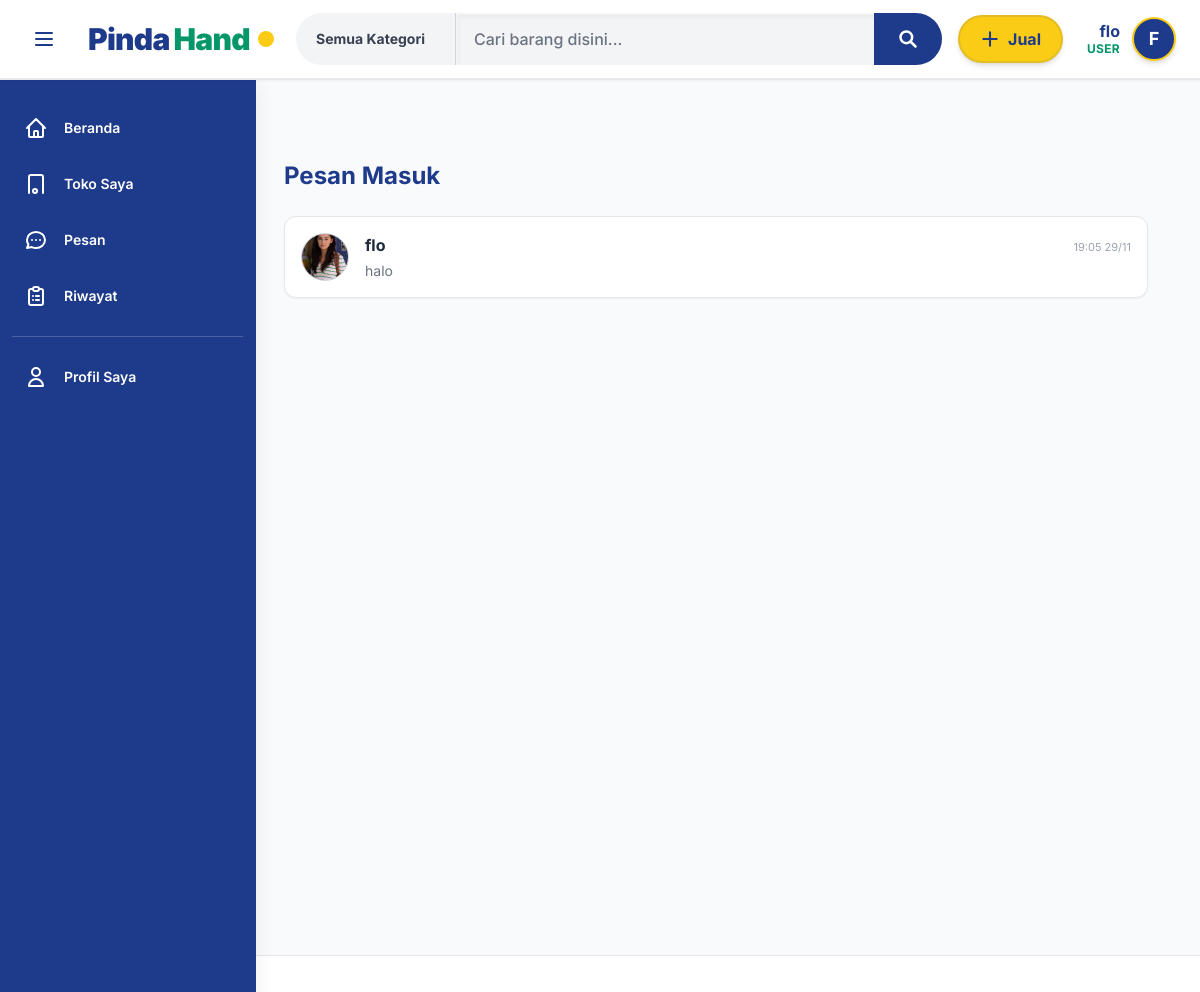
Screenshot of /views/user/chat_list.php (signed in) with the database file from the repository.
### tables this page shows
CREATE TABLE `user` (
  `id` int(11) NOT NULL,
  `username` varchar(50) NOT NULL,
  `email` varchar(100) NOT NULL,
  `password` varchar(255) NOT NULL,
  `photo` varchar(255) DEFAULT NULL,
  `alamat` text DEFAULT NULL,
  `kota` varchar(100) DEFAULT NULL,
  `phone` varchar(20) DEFAULT NULL,
  `status` enum('active','inactive') DEFAULT 'active',
  `role` enum('admin','user') DEFAULT 'user',
  `createdAt` timestamp NOT NULL DEFAULT current_timestamp()
);

### classes/chats.php (called while the page is built, shortened)
<?php
class Chats
{
    public function getChatList($conn, $my_id)
    {
        $sql = "SELECT
                    u.id,
                    u.username,
                    u.photo,
                    (SELECT message FROM chat c2
                     WHERE (c2.pengirim_id = u.id AND c2.penerima_id = '$my_id')
                        OR (c2.pengirim_id = '$my_id' AND c2.penerima_id = u.id)
                     ORDER BY c2.createdAt DESC LIMIT 1) as last_message,
                    (SELECT createdAt FROM chat c3
                     WHERE (c3.pengirim_id = u.id AND c3.penerima_id = '$my_id')
                        OR (c3.pengirim_id = '$my_id' AND c3.penerima_id = u.id)
                     ORDER BY c3.createdAt DESC LIMIT 1) as last_time,
                    (SELECT COUNT(*) FROM chat c4
                     WHERE c4.pengirim_id = u.id AND c4.penerima_id = '$my_id' AND c4.is_read = 0) as unread
                FROM user u
                WHERE u.id IN (
                    SELECT DISTINCT IF(pengirim_id = '$my_id', penerima_id, pengirim_id)
                    FROM chat
                    WHERE pengirim_id = '$my_id' OR penerima_id = '$my_id'
                )
                ORDER BY last_time DESC";
        return mysqli_query($conn, $sql);
    }
}

### views/user/chat_list.php (the view, shortened to what this page needs)
<?php
include '../../config/conn.php';
include '../../views/layouts/header.php';
include '../../classes/chats.php';
$chatObj = new Chats();
$chatList = $chatObj->getChatList($conn, $_SESSION['user_id']);
?>
<div class="w-full max-w-4xl mx-auto px-4 py-8">
    <h1 class="text-2xl font-bold text-[#1E3A8A] mb-6">Pesan Masuk</h1>
    <div class="bg-white rounded-xl shadow-sm border border-gray-200 overflow-hidden">
        <?php if (mysqli_num_rows($chatList) > 0): ?>
            <ul class="divide-y divide-gray-100">
                <?php while ($row = mysqli_fetch_assoc($chatList)): ?>
                    <li>
                        <a href="chat_room.php?partner_id=<?= $row['id'] ?>" class="flex items-center gap-4 p-4 hover:bg-gray-50 transition group">
                            <div class="relative w-12 h-12 flex-shrink-0">
                                <div class="w-12 h-12 rounded-full overflow-hidden bg-gray-200 border border-gray-300">
                                    <?php if ($row['photo']): ?>
                                        <img src="<?= BASE_URL ?>uploads/profile/<?= $row['photo'] ?>" class="w-full h-full object-cover">
                                    <?php else: ?>
                                        <div class="w-full h-full flex items-center justify-center font-bold text-gray-500"><?= substr($row['username'], 0, 1) ?></div>
                                    <?php endif; ?>
                                </div>
                            </div>
                            <div class="flex-1 min-w-0"> <div class="flex justify-between items-baseline mb-1">
                                    <h3 class="font-bold text-slate-800 truncate text-base"><?= $row['username'] ?></h3>
                                    <span class="text-[11px] text-gray-400 flex-shrink-0 ml-2">
                                        <?= date('H:i', strtotime($row['last_time'])) ?>
                                        <?php if(date('Y-m-d') != date('Y-m-d', strtotime($row['last_time']))) echo date(' d/m', strtotime($row['last_time'])); ?>
                                    </span>
                                </div>
                                <div class="flex justify-between items-center">
                                    <p class="text-sm text-gray-500 truncate pr-4 <?= $row['unread'] > 0 ? 'font-semibold text-gray-800' : '' ?>">
                                        <?= $row['last_message'] ?>
                                    </p>
                                </div>
                            </div>
                        </a>
                    </li>
                <?php endwhile; ?>
            </ul>
        <?php endif; ?>
    </div>
</div>
<?php include '../../views/layouts/footer.php'; ?>

### assets/css/style.css (style rules this page uses)
:root { --color-navy: #1E3A8A; --color-emerald: #059669; --color-yellow: #FACC15; --bg-slate: #F8FAFC; }

### rows the page displays
user: photo (picture), username "flo", last_time "19:05", last_time "29/11", last_message "halo"

### other values shown
$_SESSION['username'] "flo"
$_SESSION['role'] "USER"
substr($_SESSION['username'], 0, 1) "F"
